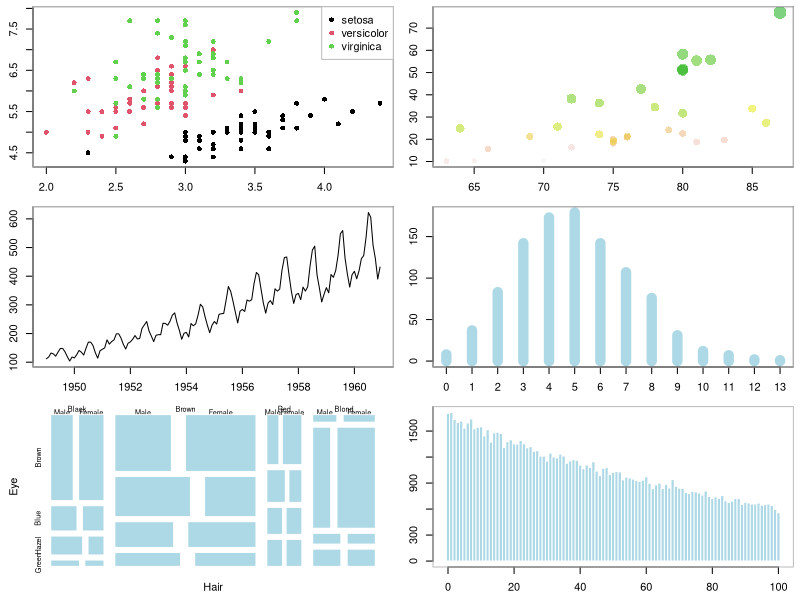
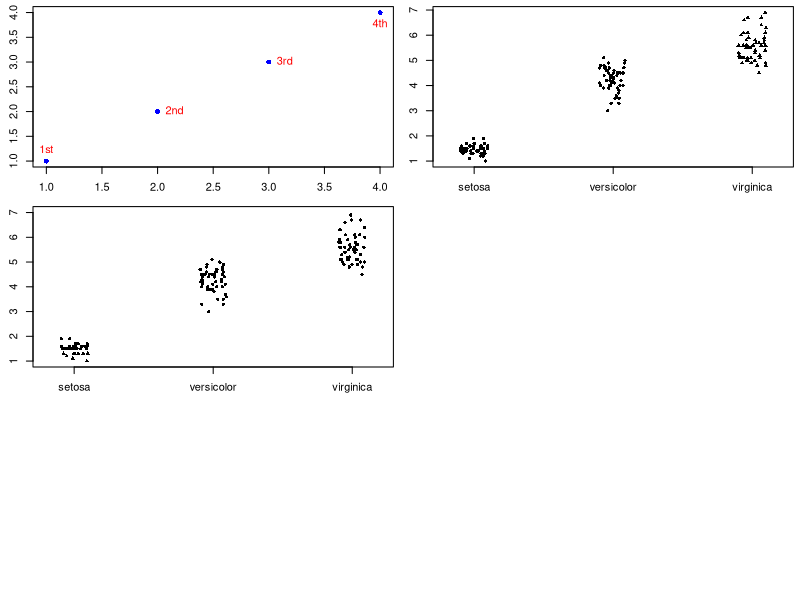

These figures' R source, in order: (Note: this script raises an error after producing the figures.)
## ---- chunk 1
# pdf(file = 'plot.pdf',width=10,height=6)
# layout(matrix(seq(6), 2, 3, byrow = TRUE))
# 矩阵图 自带 layout 
# plot(iris[,-5],col = iris$Species)
par(mfrow = c(3,2),mar=c( 2.5, 2.5, .5, .5))
# 分类散点图
plot(Sepal.Length~Sepal.Width,data=iris,col = Species,pch=16 )
legend('topright',legend = unique(iris$Species),box.col = "gray",
		pch=16,col = unique(iris$Species) )
box(col="gray")
# 气泡图
plot(Volume~Height,data = trees,pch =16,cex = Girth/8,
	 col = rev(terrain.colors(nrow(trees), alpha = .5)))
box(col="gray")
# 折线图
plot(AirPassengers)
box(col="gray")
# 柱形图
set.seed(123456)
barPois <- table(stats::rpois(1000, lambda = 5))
plot(barPois,col = "lightblue",type = 'h',lwd=10,main = "")
box(col="gray")
# 马赛克图
# par(mar=c(2,2,.5,.5))
plot(HairEyeColor,col = "lightblue",border = 'white',main = '')
# box(col="gray")
## 直方图
set.seed(1234)
n <- 2^24
x <- runif(n,0,1)
delta <- 0.01
len <- diff(c(0,which(x < delta),n+1))-1
ylim <- seq( 0, 1800, by = 300)
xlim <- seq( 0, 100, by = 20)
p <- hist(len[len < 101], breaks = -1:100+0.5,plot = FALSE)
plot(p,ann = FALSE,axes = FALSE,col="lightblue",border = "white",main = "")	 
axis( 1, labels = xlim, at = xlim, las = 1) # x 轴
axis( 2, labels = ylim, at = ylim, las = 0) # y 轴
box(col="gray")
## ---- chunk 2
x <- 1:4
y <- x
plot(x, y, ann = F, col = "blue", pch = 16)
text(x, y,
  labels = c("1st", "2nd", "3rd", "4th"),
  col = "red", pos = c(3, 4, 4, 1), offset = 0.6
)
## ---- chunk 3
data("iris")
pch <- rep(16, length(iris$Petal.Length))
pch[which(iris$Petal.Length < 1.4)] <- 17
stripchart(Petal.Length ~ Species,
  data = iris,
  vertical = TRUE, method = "jitter",
  pch = pch
)
## ---- chunk 4
data("iris")
stripchart(Petal.Length ~ Species,
  data = iris, subset = Petal.Length > 1.4,
  vertical = TRUE, method = "jitter", ylim = c(1, 7),
  pch = 16
)
stripchart(Petal.Length ~ Species,
  data = iris, subset = Petal.Length < 1.4,
  vertical = TRUE, method = "jitter", add = TRUE,
  pch = 17
)
## ---- chunk 5
data(NCI60, package ="ISLR") # 加载数据		
myData <- sort(table(NCI60$labs), decreasing = TRUE)		
par(mar=c(2,7,1,1))
barCenters <- barplot(myData,col = "lightblue",axes = FALSE,
			axisnames=FALSE,horiz=TRUE,border ="white")				
text(y = barCenters, x = par("usr")[3],
     adj = 1, labels = names(myData), xpd = TRUE)
axis(1, labels = seq(0,9,by=1), at = seq(0,9,by=1),  las = 1 , col = "gray")
## ---- chunk 6
with(data = faithful, {
  hist(eruptions, seq(1.6, 5.2, 0.2), prob = TRUE)
  lines(density(eruptions, bw = 0.1))
  rug(eruptions) # show the actual data points
})
## ---- chunk 7
with(data = faithful, {
  long <- eruptions[eruptions > 3]
  plot(ecdf(long), do.points = FALSE, verticals = TRUE)
  x <- seq(3, 5.4, 0.01)
  lines(x, pnorm(x, mean = mean(long), sd = sqrt(var(long))), lty = 3)
})
## ---- chunk 8
with(data = faithful, {
  long <- eruptions[eruptions > 3]
  par(pty = "s") # arrange for a square figure region
  qqnorm(long)
  qqline(long)
})
## ---- chunk 9
A <- c(79.98, 80.04, 80.02, 80.04, 80.03, 80.03, 80.04, 79.97,
       80.05, 80.03, 80.02, 80, 80.02)
B <- c(80.02, 79.94, 79.98, 79.97, 79.97, 80.03, 79.95, 79.97)
boxplot(A, B)
## ---- chunk 10
with(data = iris, {
  op <- par(mfrow = c(2, 2), mar = c(4, 4, 2, .5))
  plot(Sepal.Length ~ Species)
  plot(Sepal.Width ~ Species)
  plot(Petal.Length ~ Species)
  plot(Petal.Width ~ Species)
  par(op)
  mtext("Edgar Anderson's Iris Data", side = 3, line = 4)
})
## ---- chunk 11
# 自定义坐标轴
plot(c(1, 1e6), c(-pi, pi), type = "n", 
     axes = FALSE, ann = FALSE, log = "x")
axis(1, at = c(1, 1e2, 1e4, 1e6), 
     labels = expression(1, 10^2, 10^4, 10^6))
axis(2, at = c(-pi, -pi / 2, 0, pi / 2, pi), 
     labels = expression(-pi, -pi / 2, 0, pi / 2, pi))
text(1e3, 0, expression(italic("Customized Axes")))
box()
## ---- chunk 12
## Increase bottom margin to make room for rotated labels
par(mar = c(5, 4, .5, 2) + 0.1)
## Create plot with no x axis and no x axis label
plot(1 : 8, xaxt = "n",  xlab = "")
## Set up x axis with tick marks alone
axis(1, labels = FALSE)
## Create some text labels
labels <- paste("Label", 1:8, sep = " ")
## Plot x axis labels at default tick marks
text(1:8, par("usr")[3] - 0.5, srt = 45, adj = 1,
     labels = labels, xpd = TRUE)
## Plot x axis label at line 6 (of 7)
mtext(side = 1, text = "X Axis Label", line = 4)
## ---- chunk 13
library(ggplot2)
dd <- data.frame(
  x = 1:11, y = c(rnorm(22),rpois(22,5)),
  id = gl(2, 11, labels = paste0("ser", 1:2)),
  panel = gl(2, 22, labels = c("norm","pois"))
)
# 设置左手刻度为 norm 右手刻度为 pois
ggplot(dd, aes(x, y, col = panel)) +
  geom_line() +
  facet_wrap(~id) +
  scale_y_continuous(sec.axis = sec_axis(~.))
